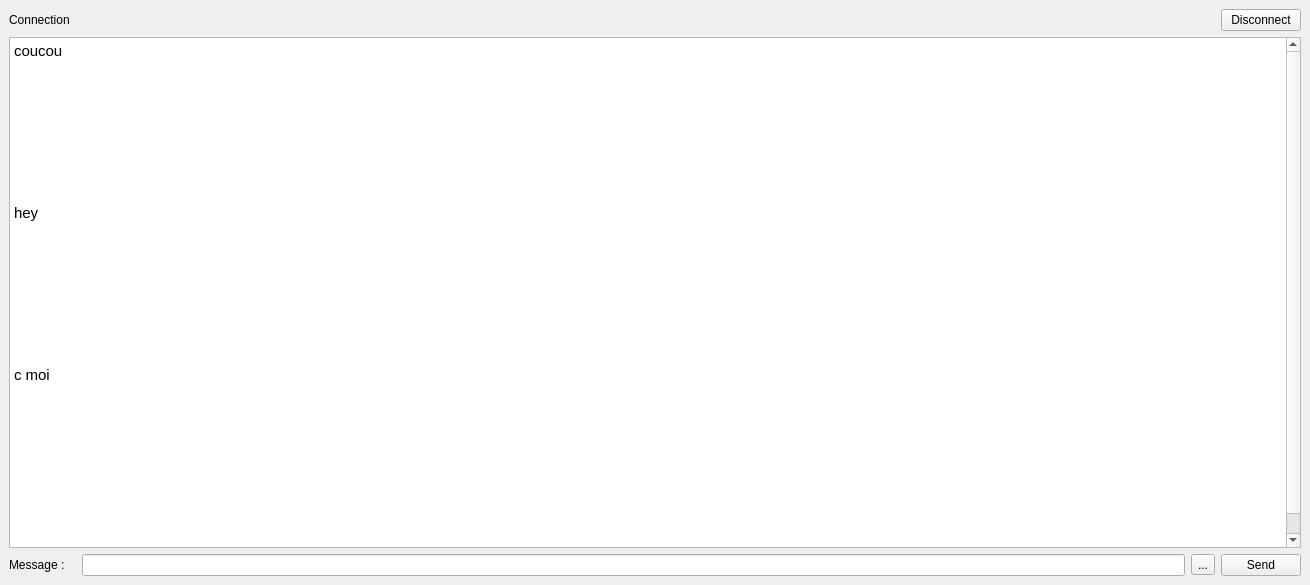
<?xml version="1.0" encoding="UTF-8"?>
<ui version="4.0">
 <class>MainWindow</class>
 <widget class="QMainWindow" name="MainWindow">
  <property name="geometry">
   <rect>
    <x>0</x>
    <y>0</y>
    <width>1310</width>
    <height>585</height>
   </rect>
  </property>
  <property name="windowTitle">
   <string>Chat</string>
  </property>
  <widget class="QWidget" name="centralwidget">
   <layout class="QGridLayout" name="gridLayout_2">
    <item row="8" column="0">
     <layout class="QGridLayout" name="gridLayout">
      <item row="2" column="0">
       <widget class="QLabel" name="MessageLabel">
        <property name="text">
         <string>Message :</string>
        </property>
       </widget>
      </item>
      <item row="0" column="0">
       <widget class="QLabel" name="ConnectionStatus">
        <property name="text">
         <string>Connection</string>
        </property>
       </widget>
      </item>
      <item row="1" column="0" colspan="5">
       <widget class="QTextBrowser" name="HistoryChat">
        <property name="html">
         <string>&lt;!DOCTYPE HTML PUBLIC &quot;-//W3C//DTD HTML 4.0//EN&quot; &quot;http://www.w3.org/TR/REC-html40/strict.dtd&quot;&gt;
&lt;html&gt;&lt;head&gt;&lt;meta name=&quot;qrichtext&quot; content=&quot;1&quot; /&gt;&lt;meta charset=&quot;utf-8&quot; /&gt;&lt;style type=&quot;text/css&quot;&gt;
p, li { white-space: pre-wrap; }
hr { height: 1px; border-width: 0; }
li.unchecked::marker { content: &quot;\2610&quot;; }
li.checked::marker { content: &quot;\2612&quot;; }
&lt;/style&gt;&lt;/head&gt;&lt;body style=&quot; font-family:'Cantarell'; font-size:11pt; font-weight:400; font-style:normal;&quot;&gt;
&lt;p style=&quot; margin-top:0px; margin-bottom:0px; margin-left:0px; margin-right:0px; -qt-block-indent:0; text-indent:0px;&quot;&gt;coucou&lt;/p&gt;
&lt;p style=&quot;-qt-paragraph-type:empty; margin-top:0px; margin-bottom:0px; margin-left:0px; margin-right:0px; -qt-block-indent:0; text-indent:0px;&quot;&gt;&lt;br /&gt;&lt;/p&gt;
&lt;p style=&quot;-qt-paragraph-type:empty; margin-top:0px; margin-bottom:0px; margin-left:0px; margin-right:0px; -qt-block-indent:0; text-indent:0px;&quot;&gt;&lt;br /&gt;&lt;/p&gt;
&lt;p style=&quot;-qt-paragraph-type:empty; margin-top:0px; margin-bottom:0px; margin-left:0px; margin-right:0px; -qt-block-indent:0; text-indent:0px;&quot;&gt;&lt;br /&gt;&lt;/p&gt;
&lt;p style=&quot;-qt-paragraph-type:empty; margin-top:0px; margin-bottom:0px; margin-left:0px; margin-right:0px; -qt-block-indent:0; text-indent:0px;&quot;&gt;&lt;br /&gt;&lt;/p&gt;
&lt;p style=&quot;-qt-paragraph-type:empty; margin-top:0px; margin-bottom:0px; margin-left:0px; margin-right:0px; -qt-block-indent:0; text-indent:0px;&quot;&gt;&lt;br /&gt;&lt;/p&gt;
&lt;p style=&quot;-qt-paragraph-type:empty; margin-top:0px; margin-bottom:0px; margin-left:0px; margin-right:0px; -qt-block-indent:0; text-indent:0px;&quot;&gt;&lt;br /&gt;&lt;/p&gt;
&lt;p style=&quot;-qt-paragraph-type:empty; margin-top:0px; margin-bottom:0px; margin-left:0px; margin-right:0px; -qt-block-indent:0; text-indent:0px;&quot;&gt;&lt;br /&gt;&lt;/p&gt;
&lt;p style=&quot;-qt-paragraph-type:empty; margin-top:0px; margin-bottom:0px; margin-left:0px; margin-right:0px; -qt-block-indent:0; text-indent:0px;&quot;&gt;&lt;br /&gt;&lt;/p&gt;
&lt;p style=&quot; margin-top:0px; margin-bottom:0px; margin-left:0px; margin-right:0px; -qt-block-indent:0; text-indent:0px;&quot;&gt;hey&lt;/p&gt;
&lt;p style=&quot;-qt-paragraph-type:empty; margin-top:0px; margin-bottom:0px; margin-left:0px; margin-right:0px; -qt-block-indent:0; text-indent:0px;&quot;&gt;&lt;br /&gt;&lt;/p&gt;
&lt;p style=&quot;-qt-paragraph-type:empty; margin-top:0px; margin-bottom:0px; margin-left:0px; margin-right:0px; -qt-block-indent:0; text-indent:0px;&quot;&gt;&lt;br /&gt;&lt;/p&gt;
&lt;p style=&quot;-qt-paragraph-type:empty; margin-top:0px; margin-bottom:0px; margin-left:0px; margin-right:0px; -qt-block-indent:0; text-indent:0px;&quot;&gt;&lt;br /&gt;&lt;/p&gt;
&lt;p style=&quot;-qt-paragraph-type:empty; margin-top:0px; margin-bottom:0px; margin-left:0px; margin-right:0px; -qt-block-indent:0; text-indent:0px;&quot;&gt;&lt;br /&gt;&lt;/p&gt;
&lt;p style=&quot;-qt-paragraph-type:empty; margin-top:0px; margin-bottom:0px; margin-left:0px; margin-right:0px; -qt-block-indent:0; text-indent:0px;&quot;&gt;&lt;br /&gt;&lt;/p&gt;
&lt;p style=&quot;-qt-paragraph-type:empty; margin-top:0px; margin-bottom:0px; margin-left:0px; margin-right:0px; -qt-block-indent:0; text-indent:0px;&quot;&gt;&lt;br /&gt;&lt;/p&gt;
&lt;p style=&quot;-qt-paragraph-type:empty; margin-top:0px; margin-bottom:0px; margin-left:0px; margin-right:0px; -qt-block-indent:0; text-indent:0px;&quot;&gt;&lt;br /&gt;&lt;/p&gt;
&lt;p style=&quot;-qt-paragraph-type:empty; margin-top:0px; margin-bottom:0px; margin-left:0px; margin-right:0px; -qt-block-indent:0; text-indent:0px;&quot;&gt;&lt;br /&gt;&lt;/p&gt;
&lt;p style=&quot; margin-top:0px; margin-bottom:0px; margin-left:0px; margin-right:0px; -qt-block-indent:0; text-indent:0px;&quot;&gt;c moi&lt;/p&gt;
&lt;p style=&quot;-qt-paragraph-type:empty; margin-top:0px; margin-bottom:0px; margin-left:0px; margin-right:0px; -qt-block-indent:0; text-indent:0px;&quot;&gt;&lt;br /&gt;&lt;/p&gt;
&lt;p style=&quot;-qt-paragraph-type:empty; margin-top:0px; margin-bottom:0px; margin-left:0px; margin-right:0px; -qt-block-indent:0; text-indent:0px;&quot;&gt;&lt;br /&gt;&lt;/p&gt;
&lt;p style=&quot;-qt-paragraph-type:empty; margin-top:0px; margin-bottom:0px; margin-left:0px; margin-right:0px; -qt-block-indent:0; text-indent:0px;&quot;&gt;&lt;br /&gt;&lt;/p&gt;
&lt;p style=&quot;-qt-paragraph-type:empty; margin-top:0px; margin-bottom:0px; margin-left:0px; margin-right:0px; -qt-block-indent:0; text-indent:0px;&quot;&gt;&lt;br /&gt;&lt;/p&gt;
&lt;p style=&quot;-qt-paragraph-type:empty; margin-top:0px; margin-bottom:0px; margin-left:0px; margin-right:0px; -qt-block-indent:0; text-indent:0px;&quot;&gt;&lt;br /&gt;&lt;/p&gt;
&lt;p style=&quot;-qt-paragraph-type:empty; margin-top:0px; margin-bottom:0px; margin-left:0px; margin-right:0px; -qt-block-indent:0; text-indent:0px;&quot;&gt;&lt;br /&gt;&lt;/p&gt;
&lt;p style=&quot;-qt-paragraph-type:empty; margin-top:0px; margin-bottom:0px; margin-left:0px; margin-right:0px; -qt-block-indent:0; text-indent:0px;&quot;&gt;&lt;br /&gt;&lt;/p&gt;
&lt;p style=&quot;-qt-paragraph-type:empty; margin-top:0px; margin-bottom:0px; margin-left:0px; margin-right:0px; -qt-block-indent:0; text-indent:0px;&quot;&gt;&lt;br /&gt;&lt;/p&gt;
&lt;p style=&quot;-qt-paragraph-type:empty; margin-top:0px; margin-bottom:0px; margin-left:0px; margin-right:0px; -qt-block-indent:0; text-indent:0px;&quot;&gt;&lt;br /&gt;&lt;/p&gt;
&lt;p style=&quot; margin-top:0px; margin-bottom:0px; margin-left:0px; margin-right:0px; -qt-block-indent:0; text-indent:0px;&quot;&gt;hey&lt;/p&gt;&lt;/body&gt;&lt;/html&gt;</string>
        </property>
       </widget>
      </item>
      <item row="2" column="2">
       <widget class="QLineEdit" name="MessageLineEdit"/>
      </item>
      <item row="2" column="4">
       <widget class="QPushButton" name="SendButton">
        <property name="text">
         <string>Send</string>
        </property>
       </widget>
      </item>
      <item row="2" column="3">
       <widget class="QToolButton" name="toolButton">
        <property name="text">
         <string>...</string>
        </property>
       </widget>
      </item>
      <item row="0" column="4">
       <widget class="QPushButton" name="DisconnectButton">
        <property name="text">
         <string>Disconnect</string>
        </property>
       </widget>
      </item>
     </layout>
    </item>
    <item row="0" column="0">
     <layout class="QHBoxLayout" name="horizontalLayout"/>
    </item>
   </layout>
  </widget>
  <widget class="QMenuBar" name="menuBar">
   <property name="geometry">
    <rect>
     <x>0</x>
     <y>0</y>
     <width>1310</width>
     <height>23</height>
    </rect>
   </property>
  </widget>
 </widget>
 <resources/>
 <connections/>
</ui>
